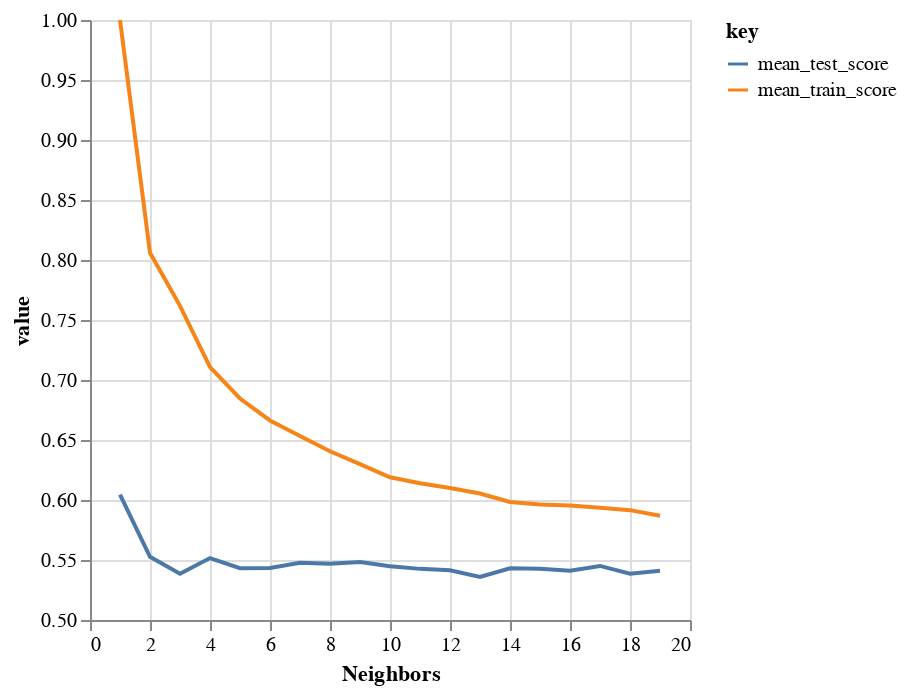

Notebook cell for this chart:
### Code cell
plots[1]

### Figure 1 — Vega-Lite specification as saved in the notebook (floating-point values rounded to 4 significant figures)
{"config": {"view": {"continuousWidth": 300, "continuousHeight": 300}}, "data": {"name": "data-95cc4e9a5a18c1b60ce6e4ee78e9ae18"}, "mark": {"type": "line"}, "encoding": {"color": {"field": "key", "type": "nominal"}, "x": {"field": "param_n_neighbors", "scale": {"zero": false}, "title": "Neighbors", "type": "quantitative"}, "y": {"field": "value", "scale": {"zero": false}, "type": "quantitative"}}, "transform": [{"fold": ["mean_test_score", "mean_train_score"]}], "$schema": "https://vega.github.io/schema/vega-lite/v5.6.1.json", "datasets": {"data-95cc4e9a5a18c1b60ce6e4ee78e9ae18": [{"mean_fit_time": 0.004742, "std_fit_time": 0.0002001, "mean_score_time": 0.06266, "std_score_time": 0.002274, "param_n_neighbors": 1, "params": {"n_neighbors": 1}, "split0_test_score": 0.6095, "split1_test_score": 0.5946, "split2_test_score": 0.6068, "split3_test_score": 0.6104, "split4_test_score": 0.6008, "mean_test_score": 0.6044, "std_test_score": 0.005953, "rank_test_score": 1, "split0_train_score": 1.0, "split1_train_score": 1.0, "split2_train_score": 1.0, "split3_train_score": 1.0, "split4_train_score": 1.0, "mean_train_score": 1.0, "std_train_score": 0.0}, {"mean_fit_time": 0.008443, "std_fit_time": 0.002923, "mean_score_time": 0.1456, "std_score_time": 0.0458, "param_n_neighbors": 2, "params": {"n_neighbors": 2}, "split0_test_score": 0.5456, "split1_test_score": 0.5633, "split2_test_score": 0.5442, "split3_test_score": 0.5599, "split4_test_score": 0.5504, "mean_test_score": 0.5527, "std_test_score": 0.007643, "rank_test_score": 2, "split0_train_score": 0.8019, "split1_train_score": 0.8128, "split2_train_score": 0.8074, "split3_train_score": 0.802, "split4_train_score": 0.8061, "mean_train_score": 0.806, "std_train_score": 0.004025}, {"mean_fit_time": 0.004416, "std_fit_time": 0.0003299, "mean_score_time": 0.07463, "std_score_time": 0.003591, "param_n_neighbors": 3, "params": {"n_neighbors": 3}, "split0_test_score": 0.5293, "split1_test_score": 0.5279, "split2_test_score": 0.5347, "split3_test_score": 0.5668, "split4_test_score": 0.5341, "mean_test_score": 0.5385, "std_test_score": 0.01436, "rank_test_score": 17, "split0_train_score": 0.7573, "split1_train_score": 0.7658, "split2_train_score": 0.7641, "split3_train_score": 0.7571, "split4_train_score": 0.7645, "mean_train_score": 0.7618, "std_train_score": 0.003787}, {"mean_fit_time": 0.00597, "std_fit_time": 0.003034, "mean_score_time": 0.08745, "std_score_time": 0.01533, "param_n_neighbors": 4, "params": {"n_neighbors": 4}, "split0_test_score": 0.5537, "split1_test_score": 0.551, "split2_test_score": 0.5565, "split3_test_score": 0.5545, "split4_test_score": 0.5422, "mean_test_score": 0.5516, "std_test_score": 0.004993, "rank_test_score": 3, "split0_train_score": 0.6981, "split1_train_score": 0.7199, "split2_train_score": 0.7124, "split3_train_score": 0.707, "split4_train_score": 0.7159, "mean_train_score": 0.7107, "std_train_score": 0.007567}, {"mean_fit_time": 0.004684, "std_fit_time": 0.0002068, "mean_score_time": 0.09075, "std_score_time": 0.02079, "param_n_neighbors": 5, "params": {"n_neighbors": 5}, "split0_test_score": 0.5469, "split1_test_score": 0.5197, "split2_test_score": 0.5551, "split3_test_score": 0.5518, "split4_test_score": 0.5422, "mean_test_score": 0.5432, "std_test_score": 0.0125, "rank_test_score": 11, "split0_train_score": 0.6797, "split1_train_score": 0.6896, "split2_train_score": 0.6862, "split3_train_score": 0.6795, "split4_train_score": 0.688, "mean_train_score": 0.6846, "std_train_score": 0.004216}, {"mean_fit_time": 0.008043, "std_fit_time": 0.003792, "mean_score_time": 0.1457, "std_score_time": 0.07308, "param_n_neighbors": 6, "params": {"n_neighbors": 6}, "split0_test_score": 0.5469, "split1_test_score": 0.5224, "split2_test_score": 0.5605, "split3_test_score": 0.5599, "split4_test_score": 0.5272, "mean_test_score": 0.5434, "std_test_score": 0.016, "rank_test_score": 9, "split0_train_score": 0.6709, "split1_train_score": 0.6634, "split2_train_score": 0.6661, "split3_train_score": 0.6635, "split4_train_score": 0.6676, "mean_train_score": 0.6663, "std_train_score": 0.00279}, {"mean_fit_time": 0.004779, "std_fit_time": 0.0002545, "mean_score_time": 0.08594, "std_score_time": 0.004199, "param_n_neighbors": 7, "params": {"n_neighbors": 7}, "split0_test_score": 0.5551, "split1_test_score": 0.5238, "split2_test_score": 0.5537, "split3_test_score": 0.5749, "split4_test_score": 0.5313, "mean_test_score": 0.5478, "std_test_score": 0.01828, "rank_test_score": 5, "split0_train_score": 0.6607, "split1_train_score": 0.6501, "split2_train_score": 0.6562, "split3_train_score": 0.6523, "split4_train_score": 0.6475, "mean_train_score": 0.6533, "std_train_score": 0.004639}, {"mean_fit_time": 0.01129, "std_fit_time": 0.00326, "mean_score_time": 0.2968, "std_score_time": 0.1244, "param_n_neighbors": 8, "params": {"n_neighbors": 8}, "split0_test_score": 0.5537, "split1_test_score": 0.5347, "split2_test_score": 0.5592, "split3_test_score": 0.5463, "split4_test_score": 0.5409, "mean_test_score": 0.547, "std_test_score": 0.008756, "rank_test_score": 6, "split0_train_score": 0.6368, "split1_train_score": 0.6382, "split2_train_score": 0.6481, "split3_train_score": 0.6417, "split4_train_score": 0.6383, "mean_train_score": 0.6406, "std_train_score": 0.004054}, {"mean_fit_time": 0.005391, "std_fit_time": 0.001207, "mean_score_time": 0.08383, "std_score_time": 0.003647, "param_n_neighbors": 9, "params": {"n_neighbors": 9}, "split0_test_score": 0.5374, "split1_test_score": 0.5279, "split2_test_score": 0.5592, "split3_test_score": 0.5668, "split4_test_score": 0.5504, "mean_test_score": 0.5483, "std_test_score": 0.01413, "rank_test_score": 4, "split0_train_score": 0.6382, "split1_train_score": 0.6266, "split2_train_score": 0.6276, "split3_train_score": 0.6237, "split4_train_score": 0.6332, "mean_train_score": 0.6299, "std_train_score": 0.005181}, {"mean_fit_time": 0.006072, "std_fit_time": 0.00293, "mean_score_time": 0.1024, "std_score_time": 0.03234, "param_n_neighbors": 10, "params": {"n_neighbors": 10}, "split0_test_score": 0.5429, "split1_test_score": 0.5347, "split2_test_score": 0.5429, "split3_test_score": 0.5477, "split4_test_score": 0.5559, "mean_test_score": 0.5448, "std_test_score": 0.006932, "rank_test_score": 8, "split0_train_score": 0.6222, "split1_train_score": 0.6208, "split2_train_score": 0.6133, "split3_train_score": 0.6169, "split4_train_score": 0.6213, "mean_train_score": 0.6189, "std_train_score": 0.003326}, {"mean_fit_time": 0.004684, "std_fit_time": 0.0002056, "mean_score_time": 0.0902, "std_score_time": 0.004301, "param_n_neighbors": 11, "params": {"n_neighbors": 11}, "split0_test_score": 0.5401, "split1_test_score": 0.5252, "split2_test_score": 0.5578, "split3_test_score": 0.5368, "split4_test_score": 0.5531, "mean_test_score": 0.5426, "std_test_score": 0.01172, "rank_test_score": 13, "split0_train_score": 0.6147, "split1_train_score": 0.6133, "split2_train_score": 0.6161, "split3_train_score": 0.6114, "split4_train_score": 0.6145, "mean_train_score": 0.614, "std_train_score": 0.001551}, {"mean_fit_time": 0.005795, "std_fit_time": 0.002552, "mean_score_time": 0.1585, "std_score_time": 0.06143, "param_n_neighbors": 12, "params": {"n_neighbors": 12}, "split0_test_score": 0.5565, "split1_test_score": 0.5252, "split2_test_score": 0.5551, "split3_test_score": 0.5259, "split4_test_score": 0.545, "mean_test_score": 0.5415, "std_test_score": 0.01365, "rank_test_score": 14, "split0_train_score": 0.6076, "split1_train_score": 0.6076, "split2_train_score": 0.6167, "split3_train_score": 0.6114, "split4_train_score": 0.6063, "mean_train_score": 0.6099, "std_train_score": 0.00382}, {"mean_fit_time": 0.005611, "std_fit_time": 0.002297, "mean_score_time": 0.1091, "std_score_time": 0.02985, "param_n_neighbors": 13, "params": {"n_neighbors": 13}, "split0_test_score": 0.532, "split1_test_score": 0.5224, "split2_test_score": 0.5483, "split3_test_score": 0.5381, "split4_test_score": 0.5381, "mean_test_score": 0.5358, "std_test_score": 0.008487, "rank_test_score": 19, "split0_train_score": 0.6001, "split1_train_score": 0.6082, "split2_train_score": 0.6093, "split3_train_score": 0.6111, "split4_train_score": 0.5982, "mean_train_score": 0.6054, "std_train_score": 0.005218}, {"mean_fit_time": 0.004661, "std_fit_time": 0.0001346, "mean_score_time": 0.09083, "std_score_time": 0.002358, "param_n_neighbors": 14, "params": {"n_neighbors": 14}, "split0_test_score": 0.5347, "split1_test_score": 0.5265, "split2_test_score": 0.5524, "split3_test_score": 0.5518, "split4_test_score": 0.5504, "mean_test_score": 0.5432, "std_test_score": 0.01058, "rank_test_score": 10, "split0_train_score": 0.6018, "split1_train_score": 0.599, "split2_train_score": 0.5973, "split3_train_score": 0.6009, "split4_train_score": 0.5927, "mean_train_score": 0.5984, "std_train_score": 0.003204}, {"mean_fit_time": 0.005751, "std_fit_time": 0.002269, "mean_score_time": 0.1187, "std_score_time": 0.0613, "param_n_neighbors": 15, "params": {"n_neighbors": 15}, "split0_test_score": 0.5429, "split1_test_score": 0.5156, "split2_test_score": 0.5605, "split3_test_score": 0.549, "split4_test_score": 0.545, "mean_test_score": 0.5426, "std_test_score": 0.0148, "rank_test_score": 12, "split0_train_score": 0.5936, "split1_train_score": 0.6014, "split2_train_score": 0.5939, "split3_train_score": 0.5995, "split4_train_score": 0.5924, "mean_train_score": 0.5962, "std_train_score": 0.003601}, {"mean_fit_time": 0.006122, "std_fit_time": 0.00279, "mean_score_time": 0.1225, "std_score_time": 0.06224, "param_n_neighbors": 16, "params": {"n_neighbors": 16}, "split0_test_score": 0.5306, "split1_test_score": 0.5156, "split2_test_score": 0.566, "split3_test_score": 0.5463, "split4_test_score": 0.5463, "mean_test_score": 0.541, "std_test_score": 0.01692, "rank_test_score": 15, "split0_train_score": 0.5912, "split1_train_score": 0.6025, "split2_train_score": 0.5926, "split3_train_score": 0.5961, "split4_train_score": 0.5944, "mean_train_score": 0.5954, "std_train_score": 0.003915}, {"mean_fit_time": 0.004635, "std_fit_time": 0.0002161, "mean_score_time": 0.09119, "std_score_time": 0.005928, "param_n_neighbors": 17, "params": {"n_neighbors": 17}, "split0_test_score": 0.5306, "split1_test_score": 0.5197, "split2_test_score": 0.5714, "split3_test_score": 0.5572, "split4_test_score": 0.5463, "mean_test_score": 0.5451, "std_test_score": 0.01841, "rank_test_score": 7, "split0_train_score": 0.5899, "split1_train_score": 0.5994, "split2_train_score": 0.599, "split3_train_score": 0.5846, "split4_train_score": 0.5948, "mean_train_score": 0.5935, "std_train_score": 0.005663}, {"mean_fit_time": 0.004503, "std_fit_time": 0.0003427, "mean_score_time": 0.08959, "std_score_time": 0.006504, "param_n_neighbors": 18, "params": {"n_neighbors": 18}, "split0_test_score": 0.5252, "split1_test_score": 0.5224, "split2_test_score": 0.5592, "split3_test_score": 0.5463, "split4_test_score": 0.5395, "mean_test_score": 0.5385, "std_test_score": 0.0136, "rank_test_score": 18, "split0_train_score": 0.5895, "split1_train_score": 0.6007, "split2_train_score": 0.5956, "split3_train_score": 0.5839, "split4_train_score": 0.588, "mean_train_score": 0.5915, "std_train_score": 0.005956}, {"mean_fit_time": 0.005992, "std_fit_time": 0.002885, "mean_score_time": 0.1229, "std_score_time": 0.06289, "param_n_neighbors": 19, "params": {"n_neighbors": 19}, "split0_test_score": 0.5265, "split1_test_score": 0.5347, "split2_test_score": 0.5633, "split3_test_score": 0.545, "split4_test_score": 0.5354, "mean_test_score": 0.541, "std_test_score": 0.01258, "rank_test_score": 16, "split0_train_score": 0.5858, "split1_train_score": 0.5963, "split2_train_score": 0.5936, "split3_train_score": 0.5812, "split4_train_score": 0.5777, "mean_train_score": 0.5869, "std_train_score": 0.007097}]}}
